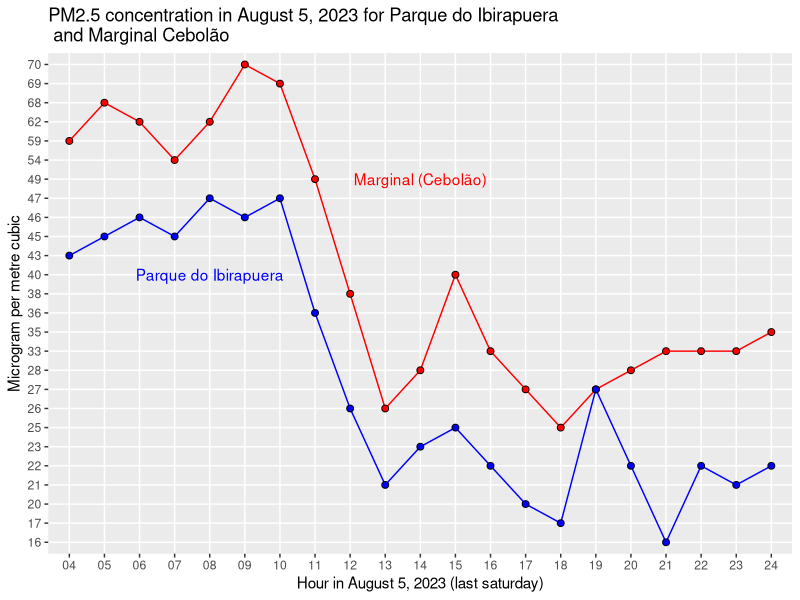
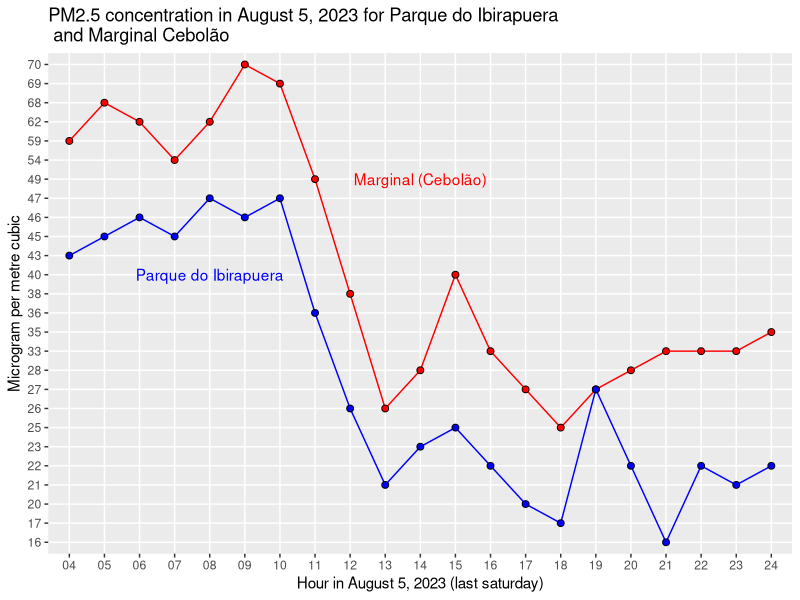

R code for these plots, in order:
## ---- chunk 1
ibirapuera = read.csv("data/ibirapuera.csv", sep=";", encoding="iso-8859-1", stringsAsFactors=FALSE, fileEncoding = "iso-8859-1")
marginal = read.csv("data/marginal.csv", sep=";", encoding="iso-8859-1", stringsAsFactors=FALSE, fileEncoding = "iso-8859-1")
data = cbind(hora = substring(ibirapuera$Hora,1,2), ibirapuera = ibirapuera$Média.Horária, marginal = marginal$Média.Horária)
data = as.data.frame(data)
## ---- chunk 2
library(ggplot2)
library(dplyr)

ggplot() +
  ggtitle("PM2.5 concentration in August 5, 2023 for Parque do Ibirapuera \n and Marginal Cebolão") +
  geom_line(data = data, aes(x=hora, y=marginal, group = 1), color = "red") +
  geom_line(data = data, aes(x=hora, y=ibirapuera, group = 1), color = "blue") +
  geom_point(data = data, aes(x=hora, y=marginal, group = 1), shape=21, color="black", fill="red", size=2) +
  geom_point(data = data, aes(x=hora, y=ibirapuera, group = 1), shape=21, color="black", fill="blue", size=2) +
  xlab('Hour in August 5, 2023 (last saturday)') +
  ylab('Microgram per metre cubic') +
  geom_text(aes(x = 11, y = 20, label = "Marginal (Cebolão)"),color = "red") + 
  geom_text(aes(x = 5, y = 15, label = "Parque do Ibirapuera"),color = "blue")
 
ggsave("/tmp/graph.png")

